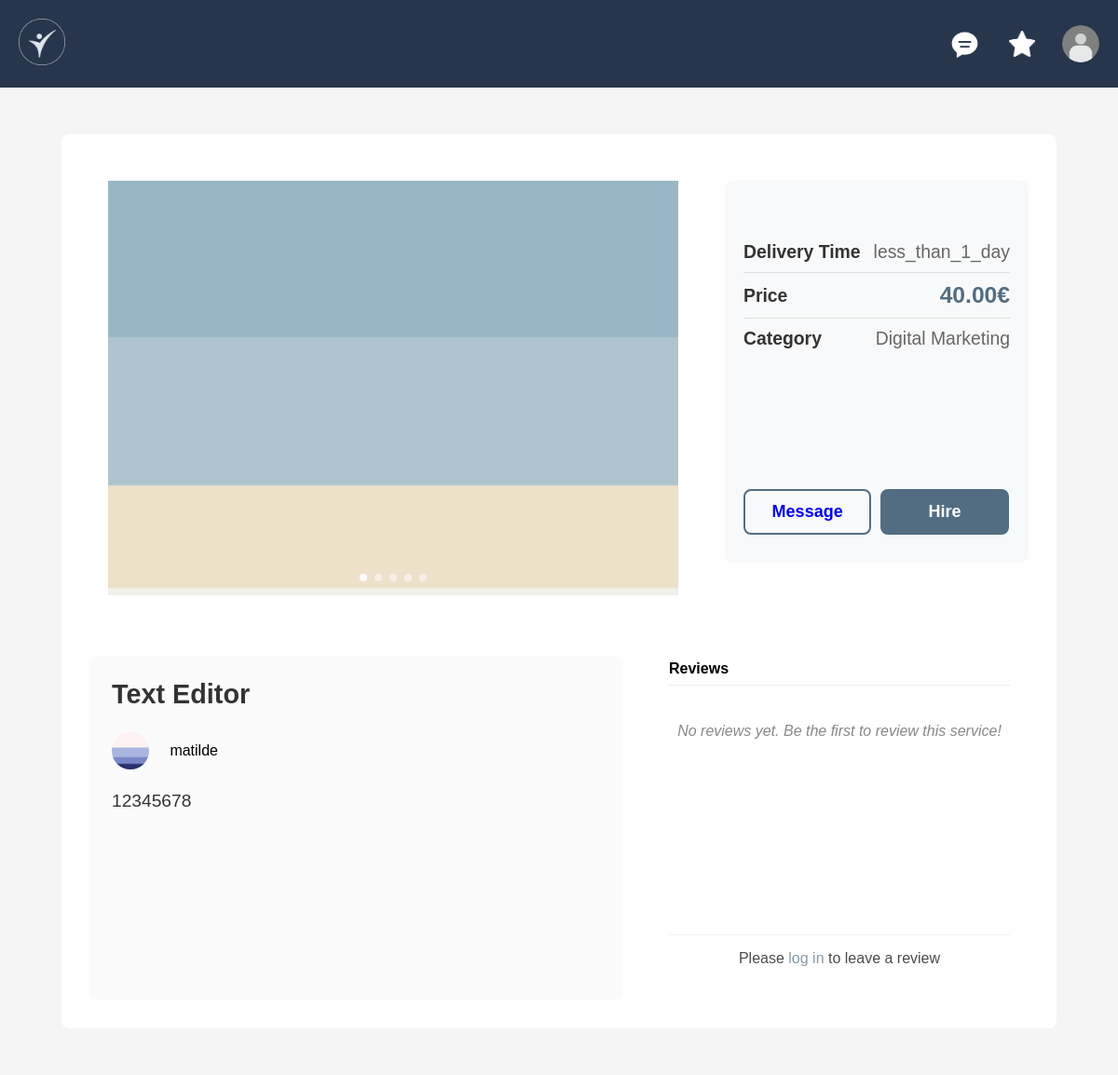
/pages/task.php?id=9, run on the app's committed database.
### tables this page shows
CREATE TABLE services (
    id INTEGER PRIMARY KEY AUTOINCREMENT,
    taskname VARCHAR NOT NULL,
    pricing INTEGER NOT NULL,
    delivery_time VARCHAR REFERENCES delivery_time,
    description VARCHAR,
    rating INTEGER,
    Nrating INTEGER,
    category VARCHAR REFERENCES categories,
    user VARCHAR REFERENCES users ON DELETE CASCADE,
    image TEXT
);

CREATE TABLE users (
    username VARCHAR PRIMARY KEY,
    name VARCHAR NOT NULL,
    password VARCHAR NOT NULL,
    email VARCHAR NOT NULL,
    admin_power BOOLEAN,
    task_mode BOOLEAN,
    bio VARCHAR,
    profile_photo VARCHAR(255), 
    skills TEXT,
    money string NOT NULL 
);

### database/service_db.php (called while the page is built, shortened)
<?php
class Service {
    public static function get_service_with_media(int $id): array {
        $db = Database::getInstance();
        $stmt = $db->prepare("
            SELECT s.*,
                   s.taskname as task_title,
                   GROUP_CONCAT(m.file_path) as all_images,
                   u.name as seller_name,
                   u.profile_photo as seller_photo
            FROM services s
            LEFT JOIN users u ON s.user = u.username
            LEFT JOIN media m ON m.service_id = s.id
            WHERE s.id = ?
            GROUP BY s.id
        ");
        $stmt->execute([$id]);
        return $stmt->fetch();
    }
}
?>

### database/user_db.php (called while the page is built, shortened)
<?php
class User {
    public static function get_user($username) {
        $db = Database::getInstance();
        $stmt = $db->prepare('SELECT * FROM users WHERE username = ?');
        $stmt->execute([$username]);
        return $stmt->fetch();
    }
}
?>

### pages/task.php (the view, shortened to what this page needs)
<?php
require_once(__DIR__ . '/../database/service_db.php');
require_once(__DIR__ . '/../database/user_db.php');
$taskId = $_GET['id'] ?? null;
$task = null;
try {
    $task = Service::get_service_with_media($taskId);
    $images = !empty($task['all_images']) ? explode(',', $task['all_images']) : ['default-gig.jpg'];
    $userInfo = User::get_user($task['user']);
    $profilePhoto = $userInfo && !empty($userInfo['profile_photo']) ? $userInfo['profile_photo'] : null;
} catch (Exception $e) {
    die("Error: " . $e->getMessage());
}
$reviews = Service::get_service_reviews($taskId);
?>
<!DOCTYPE html>
<html lang="en">
<head>
    <link rel="stylesheet" href="css/style.css">
    <link rel="stylesheet" href="css/task.css">
    <link rel="stylesheet" href="css/gig_card.css">
</head>
<body>
<?php include_once(__DIR__ . '/../components/header.php'); ?>
<main class="main-layout">
    <section class="content-area">
        <div class="task-container">
            <div class="task-grid">
                <div class="media-section">
                    <div class="carousel" data-gig-id="<?= $task['id'] ?>">
                        <?php foreach ($images as $index => $image): ?>
                            <img src="../docs/<?= htmlspecialchars($image) ?>"
                                 alt="<?= htmlspecialchars($task['task_title']) ?>"
                                 class="gig-image <?= $index === 0 ? 'active' : '' ?>"
                                 data-index="<?= $index ?>">
                        <?php endforeach; ?>
                        <?php if (count($images) > 1): ?>
                            <div class="carousel-dots">
                                <?php foreach ($images as $index => $image): ?>
                                    <span class="dot <?= $index === 0 ? 'active' : '' ?>"
                                          onclick="setCarouselImage(<?= $task['id'] ?>, <?= $index ?>); event.stopPropagation();"></span>
                                <?php endforeach; ?>
                            </div>
                        <?php endif; ?>
                    </div>
                </div>
                <div class="delivery-section">
                    <div class="delivery-info">
                        <div class="delivery-time">
                            <span class="delivery-label">Delivery Time</span>
                            <span class="delivery-value"><?= htmlspecialchars($task['delivery_time']) ?></span>
                        </div>
                        <div class="delivery-price">
                            <span class="price-label">Price</span>
                            <span class="price-value"><?= number_format($task['pricing'], 2) ?>€</span>
                        </div>
                        <div class="delivery-category">
                            <span class="category-label">Category</span>
                            <span class="category-value"><?= htmlspecialchars($task['category']) ?></span>
                        </div>
                    </div>
                    <div class="delivery-actions">
                        <?php if (!isset($_SESSION['username'])): ?>
                            <a href="#" class="message-button" onclick="alert('Please log in to message sellers'); return false;">Message</a>
                            <a href="#" class="hire-button" onclick="alert('Please log in to hire services'); return false;">Hire</a>
                        <?php else: ?>
                            <a href="message_hub.php?user=<?= urlencode($task['user']) ?>&action=start_conversation" class="message-button">Message</a>
                            <a href="hire.php?id=<?= $task['id'] ?>" class="hire-button">Hire</a>
                        <?php endif; ?>
                    </div>
                </div>
                <div class="info-section">
                    <h2 class="task-title"><?= htmlspecialchars($task['task_title']) ?></h2>
                    <div class="task-user">
                        <a href="user.php?user=<?= urlencode($task['user']) ?>" class="user-profile-link">
                            <img src="<?= !empty($profilePhoto) ? '../docs/' . htmlspecialchars($profilePhoto) : '../docs/user_icon.png' ?>"
                                 alt="<?= htmlspecialchars($task['user']) ?>"
                                 class="task-user-avatar">
                            <span class="user-name"><?= htmlspecialchars($task['user']) ?></span>
                        </a>
                    </div>
                    <div class="task-description">
                        <?= nl2br(htmlspecialchars($task['description'])) ?>
                    </div>
                </div>
                <div class="reviews-section">
    <div class="reviews-header">
        <span>Reviews</span>
    </div>
    <div class="reviews-list">
        <?php if (!empty($reviews)): ?>
            <?php foreach ($reviews as $review): ?>
                <div class="review-item">
                    <div class="review-user">
                        <img src="<?= !empty($review['profile_photo']) ? '../docs/' . htmlspecialchars($review['profile_photo']) : '../docs/user_icon.png' ?>"
                             alt="<?= htmlspecialchars($review['user_name']) ?>"
                             class="review-avatar">
                        <span class="review-username"><?= htmlspecialchars($review['user_name']) ?></span>
                        <?php if ($review['transaction_rating']): ?>
                            <span class="review-rating">
                                <?php for ($i = 1; $i <= 5; $i++): ?>
                                    <span class="<?= $i <= $review['transaction_rating'] ? 'star filled' : 'star empty' ?>">★</span>
                                <?php endfor; ?>
                            </span>
                        <?php endif; ?>
                    </div>
                    <div class="review-text">
                        <?= nl2br(htmlspecialchars($review['text'])) ?>
                    </div>
                </div>
            <?php endforeach; ?>
        <?php else: ?>
            <div class="no-reviews">
                No reviews yet. Be the first to review this service!
            </div>
        <?php endif; ?>
    </div>
    <?php if (isset($_SESSION['username']) && $_SESSION['username'] !== $task['user']): ?>
        <form id="reviewForm" class="review-form" onsubmit="submitReview(event)">
            <div class="rating-input">
                <label>Rating:</label>
                <?php for ($i = 1; $i <= 5; $i++): ?>
                    <span class="star-input" data-rating="<?= $i ?>" onclick="setRating(<?= $i ?>)">★</span>
                <?php endfor; ?>
                <input type="hidden" id="ratingValue" name="rating" value="0" required>
            </div>
            <textarea id="reviewText" name="reviewText" placeholder="Write your review here..." rows="2" required></textarea>
            <button type="submit" class="submit-review-btn">Submit Review</button>
        </form>
    <?php elseif (!isset($_SESSION['username'])): ?>
        <div class="review-form disabled">Please <a href="login.php">log in</a> to leave a review</div>
    <?php else: ?>
        <div class="review-form disabled">You cannot review your own service</div>
    <?php endif; ?>
</div>
            </div>
        </div>
    </section>
</main>
</body>
</html>

### pages/css/style.css (style rules this page uses)
body { font-family: Arial, sans-serif; background-color: #f5f5f5; margin: 0; padding: 0; }
main { padding: 20px; }

### pages/css/task.css (style rules this page uses)
.task-container { max-width: 1200px; width: 90%; margin: 10px auto; padding: 30px; background: white; border-radius: 8px; }
.content-area { background-color: #f5f5f5; min-height: calc(100vh - 80px); padding: 20px; }
.task-grid { display: grid; grid-template-columns: 4fr 2fr; grid-template-rows: minmax(400px, auto) minmax(300px, auto); gap: 30px; position: relative; min-height: 900px; }
.media-section { border-radius: 8px; padding: 20px; grid-column: 1; grid-row: 1; }
.delivery-section { background: #f8f9fa; padding: 40px 20px 20px 20px; border-radius: 8px; margin-top: 20px; grid-column: 2; grid-row: 1; display: flex; flex-direction: column; justify-content: space-between; min-height: 280px; max-height: 350px; }
.delivery-info { margin-bottom: 10px; margin-top: 15px; }
.delivery-time, .delivery-price, .delivery-category { display: flex; justify-content: space-between; align-items: center; padding: 10px 0; border-bottom: 1px solid #e0e0e0; font-size: 1.1em; }
.delivery-category { border-bottom: none; }
.delivery-label, .price-label, .category-label { font-weight: 600; color: #333; font-size: 1.1em; }
.delivery-value, .category-value { color: #666; font-size: 1.1em; }
.price-value { font-size: 1.4em; font-weight: bold; color: #526D82; }
.delivery-actions { display: flex; flex-direction: column; gap: 10px; margin-top: -5px; margin-bottom: 10px; }
.info-section { border-radius: 8px; padding: 1.5em; grid-column: 1; grid-row: 2; margin-right: 80px; background-color: #fbfbfb; margin-top: 1em; }
.task-description { font-size: 1.2em; line-height: 1.6; color: #333; margin-top: 1em; }
.reviews-section { background: #fff; border-radius: 8px; padding: 20px; min-height: 200px; display: flex; flex-direction: column; grid-column: 2; grid-row: 2; margin-left: -80px; }
.reviews-header { display: flex; justify-content: space-between; align-items: center; margin-bottom: 1em; border-bottom: 1px solid #eee; padding-bottom: 0.5em; font-weight: bold; }
.reviews-list { flex: 1; overflow-y: auto; margin-bottom: 1em; max-height: 220px; }
.no-reviews { text-align: center; color: #888; font-style: italic; padding: 1.5em 0; }
.review-form { border-top: 1px solid #eee; padding-top: 1em; margin-top: auto; }
.review-form.disabled { opacity: 0.7; text-align: center; padding: 1em; }
.review-form.disabled a { color: #526D82; text-decoration: none; }
.task-user { display: flex; align-items: center; margin-bottom: 1em; }
.task-user-avatar { width: 40px; height: 40px; border-radius: 50%; margin-right: 0.7em; object-fit: cover; }
.task-title { margin-top: 0; font-size: 1.8em; font-weight: bold; color: #333; }
.user-profile-link { display: flex; align-items: center; text-decoration: none; color: inherit; gap: 0.7em; }
.message-button, .hire-button { padding: 12px 24px; border: 2px solid #526D82; border-radius: 8px; cursor: pointer; font-weight: bold; font-size: 18px; transition: all 0.3s ease; min-height: 45px; text-decoration: none; display: inline-flex; align-items: center; justify-content: center; box-sizing: border-box; width: 100%; }
.hire-button { background-color: #526D82; color: white; }
@media (min-width: 768px) { .delivery-actions { flex-direction: row; gap: 10px; } }
@media (min-width: 768px) { .message-button, .hire-button { width: 48%; } }

### pages/css/gig_card.css (style rules this page uses)
.gig-image { width: 100%; height: 100%; object-fit: cover; position: absolute; top: 0; left: 0; opacity: 0; transition: opacity 0.3s ease; pointer-events: none; }
.gig-image.active { opacity: 1; pointer-events: auto; }
.carousel { width: 100%; height: 100%; position: relative; overflow: hidden; }
.carousel-dots { position: absolute; bottom: 15px; left: 50%; transform: translateX(-50%); display: flex; gap: 8px; z-index: 3; }
.dot { width: 8px; height: 8px; border-radius: 50%; background: rgba(255, 255, 255, 0.5); cursor: pointer; transition: background-color 0.3s ease; }
.dot.active { background: white; }
.gig-actions, .carousel-btn, .dot, .gig-seller a { pointer-events: auto; }

### data on the page
services: delivery_time "less_than_1_day", pricing "40.00", category "Digital Marketing", taskname "Text Editor", user "matilde", description "12345678"
users: profile_photo.user (picture)
